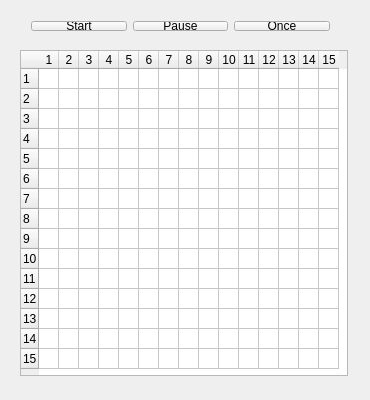
<?xml version="1.0" encoding="UTF-8"?>
<ui version="4.0">
 <class>Widget</class>
 <widget class="QWidget" name="Widget">
  <property name="geometry">
   <rect>
    <x>0</x>
    <y>0</y>
    <width>370</width>
    <height>400</height>
   </rect>
  </property>
  <property name="cursor">
   <cursorShape>PointingHandCursor</cursorShape>
  </property>
  <property name="windowTitle">
   <string>Widget</string>
  </property>
  <widget class="QWidget" name="gridLayoutWidget">
   <property name="geometry">
    <rect>
     <x>20</x>
     <y>10</y>
     <width>321</width>
     <height>32</height>
    </rect>
   </property>
   <layout class="QGridLayout" name="gridLayout">
    <item row="0" column="0">
     <widget class="QPushButton" name="start_pushButton">
      <property name="text">
       <string>Start</string>
      </property>
     </widget>
    </item>
    <item row="0" column="1">
     <widget class="QPushButton" name="pause_pushButton">
      <property name="text">
       <string>Pause</string>
      </property>
     </widget>
    </item>
    <item row="0" column="2">
     <widget class="QPushButton" name="once_pushButton">
      <property name="text">
       <string>Once</string>
      </property>
     </widget>
    </item>
   </layout>
  </widget>
  <widget class="QTableWidget" name="tableWidget">
   <property name="geometry">
    <rect>
     <x>20</x>
     <y>50</y>
     <width>328</width>
     <height>326</height>
    </rect>
   </property>
   <property name="frameShape">
    <enum>QFrame::StyledPanel</enum>
   </property>
   <property name="frameShadow">
    <enum>QFrame::Sunken</enum>
   </property>
   <property name="lineWidth">
    <number>1</number>
   </property>
   <property name="editTriggers">
    <set>QAbstractItemView::AnyKeyPressed|QAbstractItemView::DoubleClicked|QAbstractItemView::SelectedClicked</set>
   </property>
   <property name="selectionMode">
    <enum>QAbstractItemView::MultiSelection</enum>
   </property>
   <property name="rowCount">
    <number>15</number>
   </property>
   <property name="columnCount">
    <number>15</number>
   </property>
   <attribute name="horizontalHeaderVisible">
    <bool>true</bool>
   </attribute>
   <attribute name="horizontalHeaderDefaultSectionSize">
    <number>20</number>
   </attribute>
   <attribute name="horizontalHeaderHighlightSections">
    <bool>true</bool>
   </attribute>
   <attribute name="verticalHeaderVisible">
    <bool>true</bool>
   </attribute>
   <attribute name="verticalHeaderDefaultSectionSize">
    <number>20</number>
   </attribute>
   <row/>
   <row/>
   <row/>
   <row/>
   <row/>
   <row/>
   <row/>
   <row/>
   <row/>
   <row/>
   <row/>
   <row/>
   <row/>
   <row/>
   <row/>
   <column/>
   <column/>
   <column/>
   <column/>
   <column/>
   <column/>
   <column/>
   <column/>
   <column/>
   <column/>
   <column/>
   <column/>
   <column/>
   <column/>
   <column/>
  </widget>
 </widget>
 <layoutdefault spacing="6" margin="11"/>
 <resources/>
 <connections/>
</ui>
